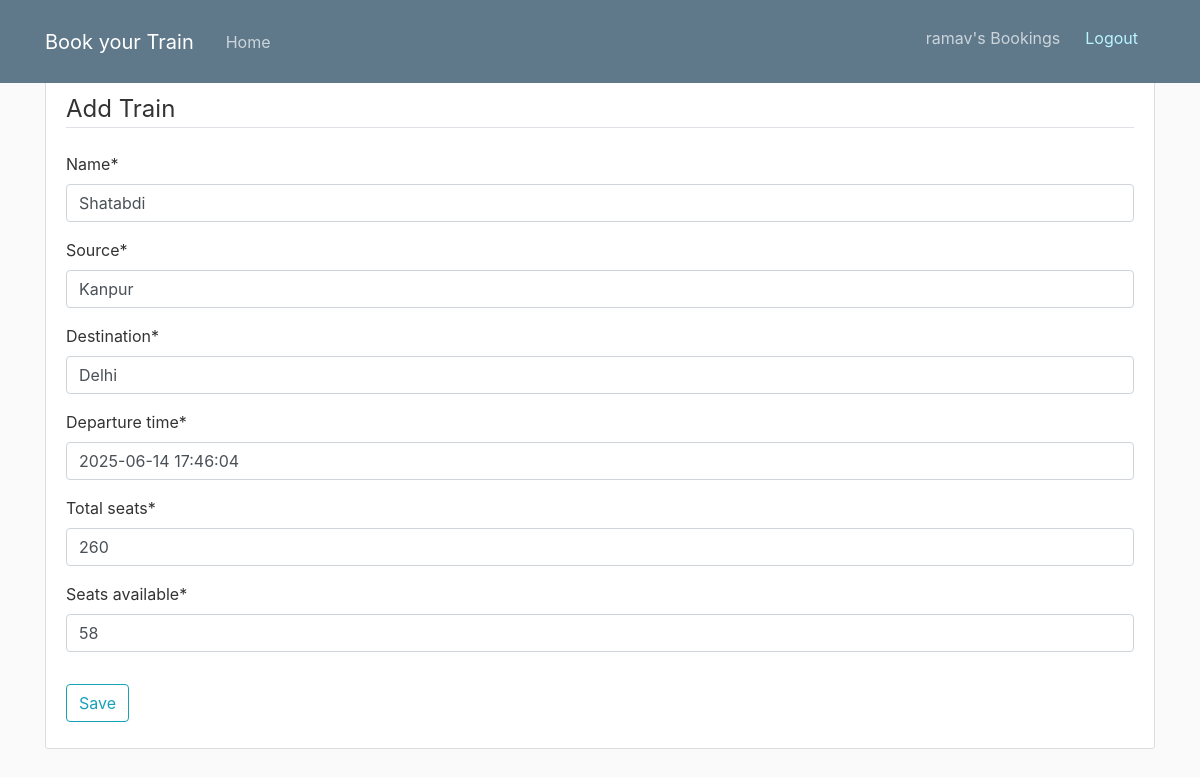
Page /trains/1/update/ (signed in) on the committed database.
### backend/models.py (models this page shows, shortened)
class Train(models.Model):
    name = models.CharField(max_length=100)
    source = models.CharField(max_length=100)
    destination = models.CharField(max_length=100)
    departure_time = models.DateTimeField(default=timezone.now)
    total_seats = models.IntegerField()
    seats_available = models.IntegerField()

### backend/views.py (the view, shortened to what this page needs)
# urls.py: path('trains/<int:pk>/update/', views.UpdateTrain.as_view(), name='update-train')
class UpdateTrain(LoginRequiredMixin, UserPassesTestMixin, UpdateView):
    model = Train
    success_url = '/trains/'
    def test_func(self):
        return self.request.user.is_superuser
    fields = ['name', 'source', 'destination', 'departure_time', 'total_seats', 'seats_available']

### backend/templates/backend/train_form.html (shortened to what this page needs)
{% extends 'backend/base.html' %}
{% load crispy_forms_tags %}
{% block content %}
 <div class = "content-section">
        <form method="POST">
            <fieldset class="form-group">
                <legend class="border-bottom mb-4">Add Train</legend>
                {{ form|crispy }}
            </fieldset>
            <div class="form-group">
                <button class="btn btn-outline-info" type="submit">Save</button>
            </div>
        </form>
    </div>
{% endblock content %}

### backend/templates/backend/base.html (shortened to what this page needs)
{% load static %}
<html>
<head>
    <link rel="stylesheet" href="https://cdn.jsdelivr.net/npm/bootstrap@4.0.0/dist/css/bootstrap.min.css"
>
    <link rel="stylesheet" type="text/css" href='{% static "backend/style.css" %}'>
</head>
<body>
    <header class="site-header">
        <nav class="navbar navbar-expand-md navbar-dark bg-steel fixed-top">
            <div class="container">
                <a class="navbar-brand mr-4" href="/">Book your Train</a>
                <div class="collapse navbar-collapse" id="navbarToggle">
                    <div class="navbar-nav mr-auto">
                        <a class="nav-item nav-link" href="/">Home</a>
                    </div>
                    <div class="navbar-nav">
                        {% if user.is_authenticated %}
                        <a href="{% url 'my-bookings' %}" class="nav-item nav-link" style="margin-top: 10;">{{user}}'s Bookings</a>
                        <form action="{% url 'logout-page' %}" method="post" style="display: inline;">
                            <button type="submit" class="nav-item nav-link btn btn-link"
                                    style="color: rgb(186, 245, 255); padding: 8px 16px; margin-top: 9; font-size: 1rem; text-align: center; line-height: 1.5;">Logout</button>
                        </form>
                        {% else %}
                        <a class="nav-item nav-link" href="{% url 'login-page' %}">Login</a>
                        <a class="nav-item nav-link" href="{% url 'register-page' %}">Register</a>
                        {% endif %}
                    </div>
                </div>
            </div>
        </nav>
    </header>
    <div class="container">
        {% block content %} {% endblock %}
    </div>
</body>
</html>

### backend/static/backend/style.css (style rules this page uses)
body { background: #fafafa; color: #333333; margin-top: 5rem; }
.bg-steel { background-color: #5f788a; }
.site-header .navbar-nav .nav-link { color: #cbd5db; }
.content-section { background: #ffffff; padding: 10px 20px; border: 1px solid #dddddd; border-radius: 3px; margin-bottom: 20px; }

### rows in the picture
Train: name "Shatabdi", source "Kanpur", destination "Delhi", departure_time "2025-06-14 17:46:04", total_seats "260", seats_available "58"

### other values in the picture
{{ user }} "ramav"
